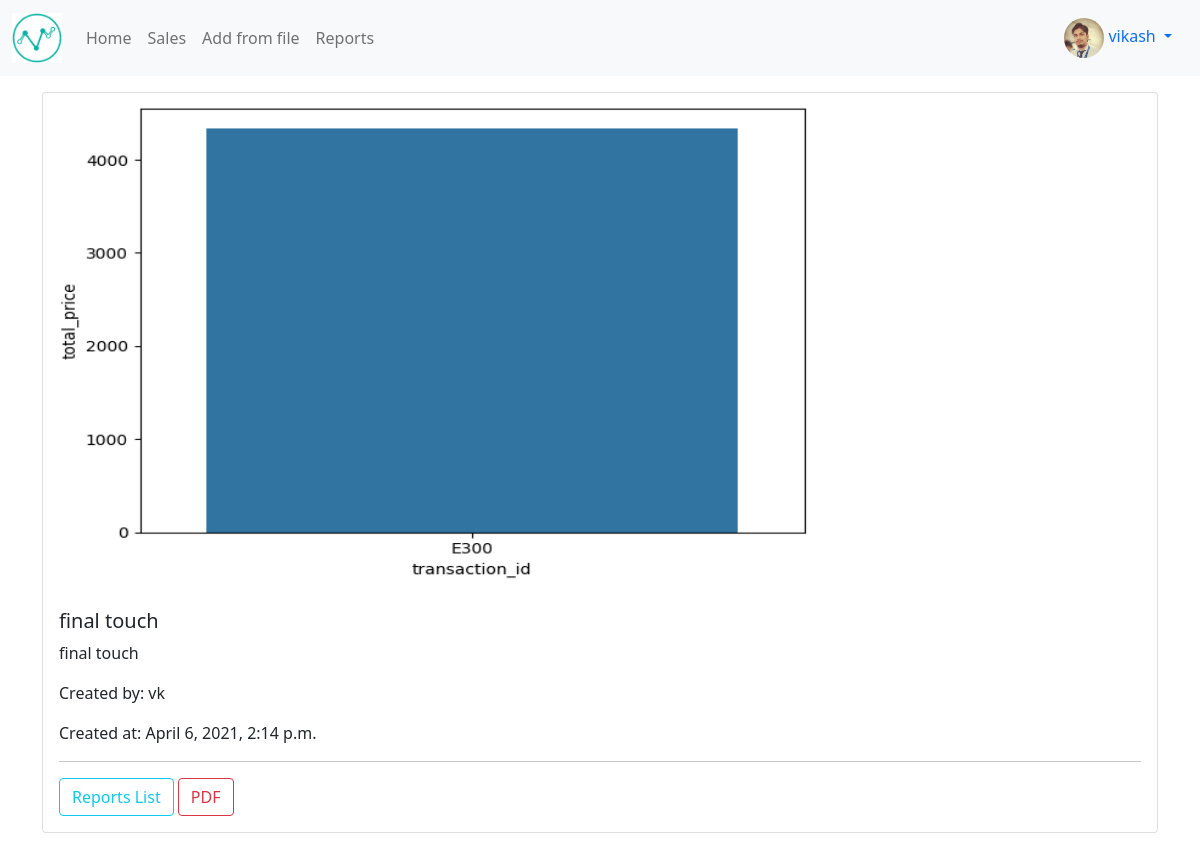
The app's page /reports/7/ (signed in) with its own data.
### profiles/models.py (models this page shows, shortened)
class Profile(models.Model):
    user = models.OneToOneField(User, on_delete=models.CASCADE)
    bio = models.TextField(default="No bio...")
    avatar = models.ImageField(upload_to="avatars/", default="avatar.png")
    created = models.DateTimeField(auto_now_add=True)
    updated = models.DateTimeField(auto_now=True)

### reports/models.py (models this page shows, shortened)
class Report(models.Model):
    author = models.ForeignKey(Profile, on_delete=models.CASCADE)
    name = models.CharField(max_length=255, blank=True)
    remark = models.TextField()
    image = models.ImageField(upload_to='reports/', blank=True)
    created = models.DateTimeField(auto_now_add=True)
    updated = models.DateTimeField(auto_now=True)
    class Meta:
        ordering = ['-created']

### reports/views.py (the view)
# urls.py: path('<int:pk>/', views.ReportDetailView.as_view(), name='detail'),
class ReportDetailView(LoginRequiredMixin, DetailView):
    model = Report
    template_name = "reports/detail.html"
    context_object_name = 'report'

### reports/templates/reports/detail.html (shortened to what this page needs)
{% extends "base.html" %}
{% block content %}
<div class="card">
    {% if report.image %}
    <img src="{{report.image.url}}" style="width: 70%; height: 500px" class="card-img-top" alt="{{report.name}}">
    {% endif %}
    <div class="card-body">
        <h5 class="card-title">{{report.name}}</h5>
        <p class="card-text">{{report.remark}}</p>
        <p class="card-text">Created by: {{report.author.user.username}}</p>
        <p class="card-text">Created at: {{report.created}}</p>
        <hr>
        <a href="{% url 'reports:list' %}" class="btn btn-outline-info">Reports List</a>
        <a href="{% url 'reports:pdf' report.pk %}" class="btn btn-outline-danger">PDF</a>
    </div>
</div>
{% endblock content %}

### templates/navbar.html (shortened to what this page needs)
{% load static %}
<nav class="navbar navbar-expand-lg navbar-light bg-light">
    <div class="container-fluid">
        <a class="navbar-brand" href="{% url 'sales:home' %}"><img src="{% static 'logo.png' %}" class="logo-sm"></a>
        <div class="collapse navbar-collapse" id="navbarNav">
            <ul class="navbar-nav">
                <li class="nav-item">
                    <a class="nav-link" href="{% url 'sales:home' %}">Home</a>
                </li>
                <li class="nav-item">
                    <a class="nav-link" href="{% url 'sales:sales' %}">Sales</a>
                </li>
                <li class="nav-item">
                    <a class="nav-link" href="{% url 'reports:from-file' %}">Add from file</a>
                </li>
                <li class="nav-item">
                    <a class="nav-link" href="{% url 'reports:list' %}">Reports</a>
                </li>
            </ul>
        </div>
        {% if request.user.is_authenticated %}
        <div class="nav-item dropdown">
            <div class="nav-link dropdown-toggle" id="navbarDropdownMenuLink" role="button" data-bs-toggle="dropdown"
                aria-expanded="false">
                <img src="{{request.user.profile.avatar.url}}" class="avatar-nav">&nbsp;{{request.user}}
            </div>
        </div>
        {% endif %}
    </div>
</nav>

### static/style.css (style rules this page uses)
.avatar-nav { height: 40px; width: 40px; border-radius: 50%; }
.logo-sm { height: 50px; width: auto; }

### records on screen
Report: image (picture), name "final touch", remark "final touch", author.user.username "vk", created "April 6, 2021, 2:14 p.m."

### other values on screen
{{ request.user }} "vikash"
